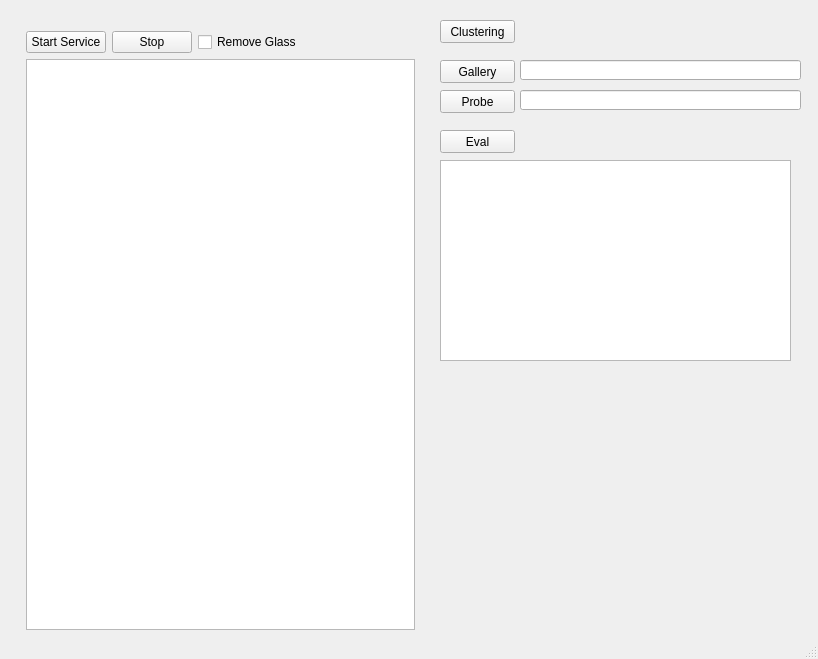
<?xml version="1.0" encoding="UTF-8"?>
<ui version="4.0">
 <class>MainWindow</class>
 <widget class="QMainWindow" name="MainWindow">
  <property name="geometry">
   <rect>
    <x>0</x>
    <y>0</y>
    <width>818</width>
    <height>659</height>
   </rect>
  </property>
  <property name="windowTitle">
   <string>MainWindow</string>
  </property>
  <widget class="QWidget" name="centralWidget">
   <widget class="QPushButton" name="btnClustering">
    <property name="geometry">
     <rect>
      <x>440</x>
      <y>20</y>
      <width>75</width>
      <height>23</height>
     </rect>
    </property>
    <property name="text">
     <string>Clustering</string>
    </property>
   </widget>
   <widget class="QPushButton" name="btnGallery">
    <property name="geometry">
     <rect>
      <x>440</x>
      <y>60</y>
      <width>75</width>
      <height>23</height>
     </rect>
    </property>
    <property name="text">
     <string>Gallery</string>
    </property>
   </widget>
   <widget class="QPushButton" name="btnProbe">
    <property name="geometry">
     <rect>
      <x>440</x>
      <y>90</y>
      <width>75</width>
      <height>23</height>
     </rect>
    </property>
    <property name="text">
     <string>Probe</string>
    </property>
   </widget>
   <widget class="QLineEdit" name="editGallery">
    <property name="geometry">
     <rect>
      <x>520</x>
      <y>60</y>
      <width>281</width>
      <height>20</height>
     </rect>
    </property>
   </widget>
   <widget class="QLineEdit" name="editProbe">
    <property name="geometry">
     <rect>
      <x>520</x>
      <y>90</y>
      <width>281</width>
      <height>20</height>
     </rect>
    </property>
   </widget>
   <widget class="QPushButton" name="btnEval">
    <property name="geometry">
     <rect>
      <x>440</x>
      <y>130</y>
      <width>75</width>
      <height>23</height>
     </rect>
    </property>
    <property name="text">
     <string>Eval</string>
    </property>
   </widget>
   <widget class="QTextEdit" name="editEval">
    <property name="geometry">
     <rect>
      <x>440</x>
      <y>160</y>
      <width>351</width>
      <height>201</height>
     </rect>
    </property>
   </widget>
   <widget class="QWidget" name="layoutWidget">
    <property name="geometry">
     <rect>
      <x>15</x>
      <y>20</y>
      <width>411</width>
      <height>621</height>
     </rect>
    </property>
    <layout class="QVBoxLayout" name="verticalLayout">
     <item>
      <layout class="QHBoxLayout" name="horizontalLayout">
       <item>
        <widget class="QPushButton" name="btnStartService">
         <property name="text">
          <string>Start Service</string>
         </property>
        </widget>
       </item>
       <item>
        <widget class="QPushButton" name="btnStop">
         <property name="text">
          <string>Stop</string>
         </property>
        </widget>
       </item>
       <item>
        <widget class="QCheckBox" name="chkRemoveGlass">
         <property name="text">
          <string>Remove Glass</string>
         </property>
        </widget>
       </item>
       <item>
        <spacer name="horizontalSpacer">
         <property name="orientation">
          <enum>Qt::Horizontal</enum>
         </property>
         <property name="sizeHint" stdset="0">
          <size>
           <width>405</width>
           <height>20</height>
          </size>
         </property>
        </spacer>
       </item>
      </layout>
     </item>
     <item>
      <widget class="QTextEdit" name="textEdit"/>
     </item>
    </layout>
   </widget>
  </widget>
  <widget class="QStatusBar" name="statusBar"/>
  <action name="actionChangeDBPath">
   <property name="text">
    <string>Change DB Path</string>
   </property>
  </action>
  <action name="actionExit">
   <property name="text">
    <string>Exit</string>
   </property>
  </action>
 </widget>
 <layoutdefault spacing="6" margin="11"/>
 <resources/>
 <connections/>
</ui>
